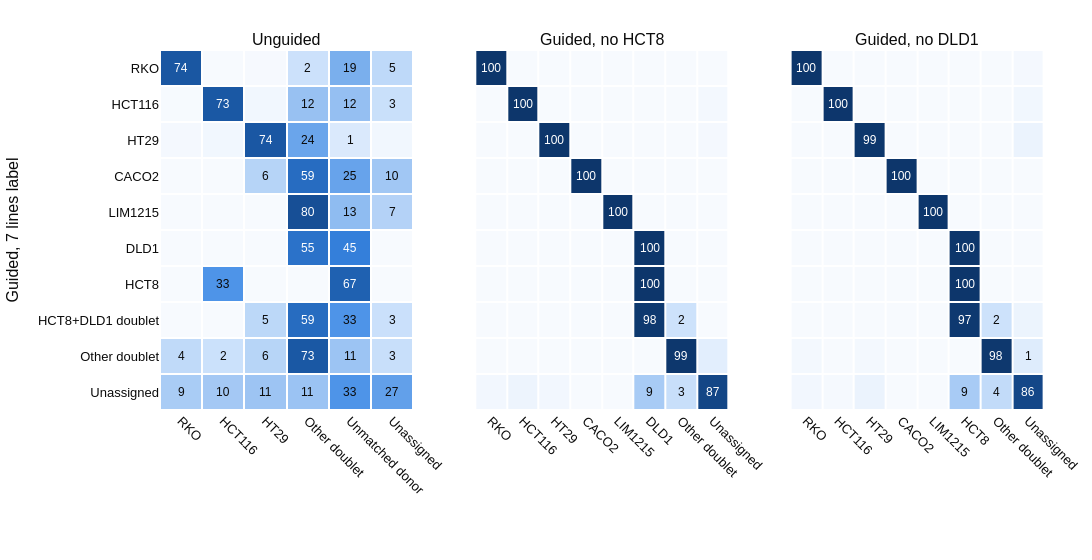

Notebook cell for this chart:
### Markdown cell above
## 3. Cell by cell: where do the reference run's cells go?

Rows are the labels from the reference run, columns the labels from the other run, for **the same cells**.
Each row adds up to 100 %. A perfect agreement would be a diagonal.

### Code cell
others = [c for c in cats.columns if c != REFERENCE_RUN]
fig = make_subplots(rows=1, cols=len(others), subplot_titles=others, horizontal_spacing=0.07,
                    shared_yaxes=True)
notes = []
for k, other in enumerate(others, start=1):
    ct = pd.crosstab(cats[REFERENCE_RUN], cats[other])
    rows = [c for c in CATEGORIES if c in ct.index]
    cols = [c for c in CATEGORIES if c in ct.columns]
    ct = ct.reindex(index=rows, columns=cols, fill_value=0)
    pct = ct.div(ct.sum(axis=1), axis=0) * 100
    fig.add_trace(go.Heatmap(
        z=pct.values, x=cols, y=rows, zmin=0, zmax=100, colorscale=BLUES, showscale=False,
        xgap=2, ygap=2, customdata=ct.values,
        hovertemplate=f'{REFERENCE_RUN}: %{{y}}<br>{other}: %{{x}}<br>%{{z:.0f}} % of row (%{{customdata:,}} cells)<extra></extra>'),
        row=1, col=k)
    xr, yr = ('x', 'y') if k == 1 else (f'x{k}', f'y{k}')
    notes += heatmap_annotations(pct, cols, rows, lambda v: f'{v:.0f}' if v >= 1 else '',
                                 xref=xr, yref=yr, dark_above=100)
fig.update_yaxes(autorange='reversed')
fig.update_xaxes(tickangle=45)
fig.update_layout(annotations=list(fig.layout.annotations) + notes,
                  height=560, width=480 * len(others), margin=dict(l=150, r=20, t=50, b=150),
                  plot_bgcolor='white', paper_bgcolor='white', font=FONT)
fig.update_yaxes(title_text=f'{REFERENCE_RUN} label', row=1, col=1)
fig.show()

### Figure 1 — Plotly figure (JSON) as saved in the notebook; plotly's stock layout.template omitted (floating-point values rounded to 4 significant figures)
{"data": [{"colorscale": [[0.0, "#f7fafe"], [0.02, "#cde2fb"], [0.15, "#86b6ef"], [0.4, "#3987e5"], [0.7, "#1c5cab"], [1.0, "#0d366b"]], "customdata": [[3344, 0, 3, 98, 846, 211], [1, 2170, 8, 346, 363, 80], [1, 2, 532, 175, 10, 2], [0, 0, 5, 47, 20, 8], [0, 0, 0, 24, 4, 2], [0, 0, 0, 18, 15, 0], [0, 1, 0, 0, 2, 0], [0, 0, 10, 117, 66, 5], [22, 12, 30, 369, 55, 15], [108, 121, 138, 141, 422, 339]], "hovertemplate": "Guided, 7 lines: %{y}<br>Unguided: %{x}<br>%{z:.0f} % of row (%{customdata:,} cells)<extra></extra>", "showscale": false, "type": "heatmap", "x": ["RKO", "HCT116", "HT29", "Other doublet", "Unmatched donor", "Unassigned"], "xaxis": "x", "xgap": 2, "y": ["RKO", "HCT116", "HT29", "CACO2", "LIM1215", "DLD1", "HCT8", "HCT8+DLD1 doublet", "Other doublet", "Unassigned"], "yaxis": "y", "ygap": 2, "z": [[74.28, 0.0, 0.06664, 2.177, 18.79, 4.687], [0.03369, 73.11, 0.2695, 11.66, 12.23, 2.695], [0.1385, 0.277, 73.68, 24.24, 1.385, 0.277], [0.0, 0.0, 6.25, 58.75, 25.0, 10.0], [0.0, 0.0, 0.0, 80.0, 13.33, 6.667], [0.0, 0.0, 0.0, 54.55, 45.45, 0.0], [0.0, 33.33, 0.0, 0.0, 66.67, 0.0], [0.0, 0.0, 5.051, 59.09, 33.33, 2.525], [4.374, 2.386, 5.964, 73.36, 10.93, 2.982], [8.511, 9.535, 10.87, 11.11, 33.25, 26.71]], "zmax": 100, "zmin": 0}, {"colorscale": [[0.0, "#f7fafe"], [0.02, "#cde2fb"], [0.15, "#86b6ef"], [0.4, "#3987e5"], [0.7, "#1c5cab"], [1.0, "#0d366b"]], "customdata": [[4501, 0, 0, 0, 0, 0, 0, 1], [0, 2963, 0, 0, 0, 0, 0, 5], [0, 0, 721, 0, 0, 0, 0, 1], [0, 0, 0, 80, 0, 0, 0, 0], [0, 0, 0, 0, 30, 0, 0, 0], [0, 0, 0, 0, 0, 33, 0, 0], [0, 0, 0, 0, 0, 3, 0, 0], [0, 0, 0, 0, 0, 194, 4, 0], [0, 0, 0, 0, 0, 0, 498, 5], [3, 6, 3, 0, 0, 112, 38, 1107]], "hovertemplate": "Guided, 7 lines: %{y}<br>Guided, no HCT8: %{x}<br>%{z:.0f} % of row (%{customdata:,} cells)<extra></extra>", "showscale": false, "type": "heatmap", "x": ["RKO", "HCT116", "HT29", "CACO2", "LIM1215", "DLD1", "Other doublet", "Unassigned"], "xaxis": "x2", "xgap": 2, "y": ["RKO", "HCT116", "HT29", "CACO2", "LIM1215", "DLD1", "HCT8", "HCT8+DLD1 doublet", "Other doublet", "Unassigned"], "yaxis": "y2", "ygap": 2, "z": [[99.98, 0.0, 0.0, 0.0, 0.0, 0.0, 0.0, 0.02221], [0.0, 99.83, 0.0, 0.0, 0.0, 0.0, 0.0, 0.1685], [0.0, 0.0, 99.86, 0.0, 0.0, 0.0, 0.0, 0.1385], [0.0, 0.0, 0.0, 100.0, 0.0, 0.0, 0.0, 0.0], [0.0, 0.0, 0.0, 0.0, 100.0, 0.0, 0.0, 0.0], [0.0, 0.0, 0.0, 0.0, 0.0, 100.0, 0.0, 0.0], [0.0, 0.0, 0.0, 0.0, 0.0, 100.0, 0.0, 0.0], [0.0, 0.0, 0.0, 0.0, 0.0, 97.98, 2.02, 0.0], [0.0, 0.0, 0.0, 0.0, 0.0, 0.0, 99.01, 0.994], [0.2364, 0.4728, 0.2364, 0.0, 0.0, 8.826, 2.994, 87.23]], "zmax": 100, "zmin": 0}, {"colorscale": [[0.0, "#f7fafe"], [0.02, "#cde2fb"], [0.15, "#86b6ef"], [0.4, "#3987e5"], [0.7, "#1c5cab"], [1.0, "#0d366b"]], "customdata": [[4495, 0, 0, 0, 0, 0, 0, 7], [0, 2960, 0, 0, 0, 0, 0, 8], [0, 0, 718, 0, 0, 0, 0, 4], [0, 0, 0, 80, 0, 0, 0, 0], [0, 0, 0, 0, 30, 0, 0, 0], [0, 0, 0, 0, 0, 33, 0, 0], [0, 0, 0, 0, 0, 3, 0, 0], [0, 0, 0, 0, 0, 193, 4, 1], [1, 0, 1, 0, 0, 0, 495, 6], [3, 1, 7, 0, 0, 111, 50, 1097]], "hovertemplate": "Guided, 7 lines: %{y}<br>Guided, no DLD1: %{x}<br>%{z:.0f} % of row (%{customdata:,} cells)<extra></extra>", "showscale": false, "type": "heatmap", "x": ["RKO", "HCT116", "HT29", "CACO2", "LIM1215", "HCT8", "Other doublet", "Unassigned"], "xaxis": "x3", "xgap": 2, "y": ["RKO", "HCT116", "HT29", "CACO2", "LIM1215", "DLD1", "HCT8", "HCT8+DLD1 doublet", "Other doublet", "Unassigned"], "yaxis": "y3", "ygap": 2, "z": [[99.84, 0.0, 0.0, 0.0, 0.0, 0.0, 0.0, 0.1555], [0.0, 99.73, 0.0, 0.0, 0.0, 0.0, 0.0, 0.2695], [0.0, 0.0, 99.45, 0.0, 0.0, 0.0, 0.0, 0.554], [0.0, 0.0, 0.0, 100.0, 0.0, 0.0, 0.0, 0.0], [0.0, 0.0, 0.0, 0.0, 100.0, 0.0, 0.0, 0.0], [0.0, 0.0, 0.0, 0.0, 0.0, 100.0, 0.0, 0.0], [0.0, 0.0, 0.0, 0.0, 0.0, 100.0, 0.0, 0.0], [0.0, 0.0, 0.0, 0.0, 0.0, 97.47, 2.02, 0.5051], [0.1988, 0.0, 0.1988, 0.0, 0.0, 0.0, 98.41, 1.193], [0.2364, 0.0788, 0.5516, 0.0, 0.0, 8.747, 3.94, 86.45]], "zmax": 100, "zmin": 0}], "layout": {"annotations": [{"font": {"size": 16}, "showarrow": false, "text": "Unguided", "x": 0.1433, "xanchor": "center", "xref": "paper", "y": 1.0, "yanchor": "bottom", "yref": "paper"}, {"font": {"size": 16}, "showarrow": false, "text": "Guided, no HCT8", "x": 0.5, "xanchor": "center", "xref": "paper", "y": 1.0, "yanchor": "bottom", "yref": "paper"}, {"font": {"size": 16}, "showarrow": false, "text": "Guided, no DLD1", "x": 0.8567, "xanchor": "center", "xref": "paper", "y": 1.0, "yanchor": "bottom", "yref": "paper"}, {"font": {"color": "white", "size": 12}, "showarrow": false, "text": "74", "x": "RKO", "xref": "x", "y": "RKO", "yref": "y"}, {"font": {"color": "#0b0b0b", "size": 12}, "showarrow": false, "text": "", "x": "HT29", "xref": "x", "y": "RKO", "yref": "y"}, {"font": {"color": "#0b0b0b", "size": 12}, "showarrow": false, "text": "2", "x": "Other doublet", "xref": "x", "y": "RKO", "yref": "y"}, {"font": {"color": "#0b0b0b", "size": 12}, "showarrow": false, "text": "19", "x": "Unmatched donor", "xref": "x", "y": "RKO", "yref": "y"}, {"font": {"color": "#0b0b0b", "size": 12}, "showarrow": false, "text": "5", "x": "Unassigned", "xref": "x", "y": "RKO", "yref": "y"}, {"font": {"color": "#0b0b0b", "size": 12}, "showarrow": false, "text": "", "x": "RKO", "xref": "x", "y": "HCT116", "yref": "y"}, {"font": {"color": "white", "size": 12}, "showarrow": false, "text": "73", "x": "HCT116", "xref": "x", "y": "HCT116", "yref": "y"}, {"font": {"color": "#0b0b0b", "size": 12}, "showarrow": false, "text": "", "x": "HT29", "xref": "x", "y": "HCT116", "yref": "y"}, {"font": {"color": "#0b0b0b", "size": 12}, "showarrow": false, "text": "12", "x": "Other doublet", "xref": "x", "y": "HCT116", "yref": "y"}, {"font": {"color": "#0b0b0b", "size": 12}, "showarrow": false, "text": "12", "x": "Unmatched donor", "xref": "x", "y": "HCT116", "yref": "y"}, {"font": {"color": "#0b0b0b", "size": 12}, "showarrow": false, "text": "3", "x": "Unassigned", "xref": "x", "y": "HCT116", "yref": "y"}, {"font": {"color": "#0b0b0b", "size": 12}, "showarrow": false, "text": "", "x": "RKO", "xref": "x", "y": "HT29", "yref": "y"}, {"font": {"color": "#0b0b0b", "size": 12}, "showarrow": false, "text": "", "x": "HCT116", "xref": "x", "y": "HT29", "yref": "y"}, {"font": {"color": "white", "size": 12}, "showarrow": false, "text": "74", "x": "HT29", "xref": "x", "y": "HT29", "yref": "y"}, {"font": {"color": "#0b0b0b", "size": 12}, "showarrow": false, "text": "24", "x": "Other doublet", "xref": "x", "y": "HT29", "yref": "y"}, {"font": {"color": "#0b0b0b", "size": 12}, "showarrow": false, "text": "1", "x": "Unmatched donor", "xref": "x", "y": "HT29", "yref": "y"}, {"font": {"color": "#0b0b0b", "size": 12}, "showarrow": false, "text": "", "x": "Unassigned", "xref": "x", "y": "HT29", "yref": "y"}, {"font": {"color": "#0b0b0b", "size": 12}, "showarrow": false, "text": "6", "x": "HT29", "xref": "x", "y": "CACO2", "yref": "y"}, {"font": {"color": "white", "size": 12}, "showarrow": false, "text": "59", "x": "Other doublet", "xref": "x", "y": "CACO2", "yref": "y"}, {"font": {"color": "#0b0b0b", "size": 12}, "showarrow": false, "text": "25", "x": "Unmatched donor", "xref": "x", "y": "CACO2", "yref": "y"}, {"font": {"color": "#0b0b0b", "size": 12}, "showarrow": false, "text": "10", "x": "Unassigned", "xref": "x", "y": "CACO2", "yref": "y"}, {"font": {"color": "white", "size": 12}, "showarrow": false, "text": "80", "x": "Other doublet", "xref": "x", "y": "LIM1215", "yref": "y"}, {"font": {"color": "#0b0b0b", "size": 12}, "showarrow": false, "text": "13", "x": "Unmatched donor", "xref": "x", "y": "LIM1215", "yref": "y"}, {"font": {"color": "#0b0b0b", "size": 12}, "showarrow": false, "text": "7", "x": "Unassigned", "xref": "x", "y": "LIM1215", "yref": "y"}, {"font": {"color": "white", "size": 12}, "showarrow": false, "text": "55", "x": "Other doublet", "xref": "x", "y": "DLD1", "yref": "y"}, {"font": {"color": "white", "size": 12}, "showarrow": false, "text": "45", "x": "Unmatched donor", "xref": "x", "y": "DLD1", "yref": "y"}, {"font": {"color": "#0b0b0b", "size": 12}, "showarrow": false, "text": "33", "x": "HCT116", "xref": "x", "y": "HCT8", "yref": "y"}, {"font": {"color": "white", "size": 12}, "showarrow": false, "text": "67", "x": "Unmatched donor", "xref": "x", "y": "HCT8", "yref": "y"}, {"font": {"color": "#0b0b0b", "size": 12}, "showarrow": false, "text": "5", "x": "HT29", "xref": "x", "y": "HCT8+DLD1 doublet", "yref": "y"}, {"font": {"color": "white", "size": 12}, "showarrow": false, "text": "59", "x": "Other doublet", "xref": "x", "y": "HCT8+DLD1 doublet", "yref": "y"}, {"font": {"color": "#0b0b0b", "size": 12}, "showarrow": false, "text": "33", "x": "Unmatched donor", "xref": "x", "y": "HCT8+DLD1 doublet", "yref": "y"}, {"font": {"color": "#0b0b0b", "size": 12}, "showarrow": false, "text": "3", "x": "Unassigned", "xref": "x", "y": "HCT8+DLD1 doublet", "yref": "y"}, {"font": {"color": "#0b0b0b", "size": 12}, "showarrow": false, "text": "4", "x": "RKO", "xref": "x", "y": "Other doublet", "yref": "y"}, {"font": {"color": "#0b0b0b", "size": 12}, "showarrow": false, "text": "2", "x": "HCT116", "xref": "x", "y": "Other doublet", "yref": "y"}, {"font": {"color": "#0b0b0b", "size": 12}, "showarrow": false, "text": "6", "x": "HT29", "xref": "x", "y": "Other doublet", "yref": "y"}, {"font": {"color": "white", "size": 12}, "showarrow": false, "text": "73", "x": "Other doublet", "xref": "x", "y": "Other doublet", "yref": "y"}, {"font": {"color": "#0b0b0b", "size": 12}, "showarrow": false, "text": "11", "x": "Unmatched donor", "xref": "x", "y": "Other doublet", "yref": "y"}, {"font": {"color": "#0b0b0b", "size": 12}, "showarrow": false, "text": "3", "x": "Unassigned", "xref": "x", "y": "Other doublet", "yref": "y"}, {"font": {"color": "#0b0b0b", "size": 12}, "showarrow": false, "text": "9", "x": "RKO", "xref": "x", "y": "Unassigned", "yref": "y"}, {"font": {"color": "#0b0b0b", "size": 12}, "showarrow": false, "text": "10", "x": "HCT116", "xref": "x", "y": "Unassigned", "yref": "y"}, {"font": {"color": "#0b0b0b", "size": 12}, "showarrow": false, "text": "11", "x": "HT29", "xref": "x", "y": "Unassigned", "yref": "y"}, {"font": {"color": "#0b0b0b", "size": 12}, "showarrow": false, "text": "11", "x": "Other doublet", "xref": "x", "y": "Unassigned", "yref": "y"}, {"font": {"color": "#0b0b0b", "size": 12}, "showarrow": false, "text": "33", "x": "Unmatched donor", "xref": "x", "y": "Unassigned", "yref": "y"}, {"font": {"color": "#0b0b0b", "size": 12}, "showarrow": false, "text": "27", "x": "Unassigned", "xref": "x", "y": "Unassigned", "yref": "y"}, {"font": {"color": "white", "size": 12}, "showarrow": false, "text": "100", "x": "RKO", "xref": "x2", "y": "RKO", "yref": "y2"}, {"font": {"color": "#0b0b0b", "size": 12}, "showarrow": false, "text": "", "x": "Unassigned", "xref": "x2", "y": "RKO", "yref": "y2"}, {"font": {"color": "white", "size": 12}, "showarrow": false, "text": "100", "x": "HCT116", "xref": "x2", "y": "HCT116", "yref": "y2"}, {"font": {"color": "#0b0b0b", "size": 12}, "showarrow": false, "text": "", "x": "Unassigned", "xref": "x2", "y": "HCT116", "yref": "y2"}, {"font": {"color": "white", "size": 12}, "showarrow": false, "text": "100", "x": "HT29", "xref": "x2", "y": "HT29", "yref": "y2"}, {"font": {"color": "#0b0b0b", "size": 12}, "showarrow": false, "text": "", "x": "Unassigned", "xref": "x2", "y": "HT29", "yref": "y2"}, {"font": {"color": "white", "size": 12}, "showarrow": false, "text": "100", "x": "CACO2", "xref": "x2", "y": "CACO2", "yref": "y2"}, {"font": {"color": "white", "size": 12}, "showarrow": false, "text": "100", "x": "LIM1215", "xref": "x2", "y": "LIM1215", "yref": "y2"}, {"font": {"color": "white", "size": 12}, "showarrow": false, "text": "100", "x": "DLD1", "xref": "x2", "y": "DLD1", "yref": "y2"}, {"font": {"color": "white", "size": 12}, "showarrow": false, "text": "100", "x": "DLD1", "xref": "x2", "y": "HCT8", "yref": "y2"}, {"font": {"color": "white", "size": 12}, "showarrow": false, "text": "98", "x": "DLD1", "xref": "x2", "y": "HCT8+DLD1 doublet", "yref": "y2"}, {"font": {"color": "#0b0b0b", "size": 12}, "showarrow": false, "text": "2", "x": "Other doublet", "xref": "x2", "y": "HCT8+DLD1 doublet", "yref": "y2"}, {"font": {"color": "white", "size": 12}, "showarrow": false, "text": "99", "x": "Other doublet", "xref": "x2", "y": "Other doublet", "yref": "y2"}, {"font": {"color": "#0b0b0b", "size": 12}, "showarrow": false, "text": "", "x": "Unassigned", "xref": "x2", "y": "Other doublet", "yref": "y2"}, {"font": {"color": "#0b0b0b", "size": 12}, "showarrow": false, "text": "", "x": "RKO", "xref": "x2", "y": "Unassigned", "yref": "y2"}, {"font": {"color": "#0b0b0b", "size": 12}, "showarrow": false, "text": "", "x": "HCT116", "xref": "x2", "y": "Unassigned", "yref": "y2"}, {"font": {"color": "#0b0b0b", "size": 12}, "showarrow": false, "text": "", "x": "HT29", "xref": "x2", "y": "Unassigned", "yref": "y2"}, {"font": {"color": "#0b0b0b", "size": 12}, "showarrow": false, "text": "9", "x": "DLD1", "xref": "x2", "y": "Unassigned", "yref": "y2"}, {"font": {"color": "#0b0b0b", "size": 12}, "showarrow": false, "text": "3", "x": "Other doublet", "xref": "x2", "y": "Unassigned", "yref": "y2"}, {"font": {"color": "white", "size": 12}, "showarrow": false, "text": "87", "x": "Unassigned", "xref": "x2", "y": "Unassigned", "yref": "y2"}, {"font": {"color": "white", "size": 12}, "showarrow": false, "text": "100", "x": "RKO", "xref": "x3", "y": "RKO", "yref": "y3"}, {"font": {"color": "#0b0b0b", "size": 12}, "showarrow": false, "text": "", "x": "Unassigned", "xref": "x3", "y": "RKO", "yref": "y3"}, {"font": {"color": "white", "size": 12}, "showarrow": false, "text": "100", "x": "HCT116", "xref": "x3", "y": "HCT116", "yref": "y3"}, {"font": {"color": "#0b0b0b", "size": 12}, "showarrow": false, "text": "", "x": "Unassigned", "xref": "x3", "y": "HCT116", "yref": "y3"}, {"font": {"color": "white", "size": 12}, "showarrow": false, "text": "99", "x": "HT29", "xref": "x3", "y": "HT29", "yref": "y3"}, {"font": {"color": "#0b0b0b", "size": 12}, "showarrow": false, "text": "", "x": "Unassigned", "xref": "x3", "y": "HT29", "yref": "y3"}, {"font": {"color": "white", "size": 12}, "showarrow": false, "text": "100", "x": "CACO2", "xref": "x3", "y": "CACO2", "yref": "y3"}, {"font": {"color": "white", "size": 12}, "showarrow": false, "text": "100", "x": "LIM1215", "xref": "x3", "y": "LIM1215", "yref": "y3"}, {"font": {"color": "white", "size": 12}, "showarrow": false, "text": "100", "x": "HCT8", "xref": "x3", "y": "DLD1", "yref": "y3"}, {"font": {"color": "white", "size": 12}, "showarrow": false, "text": "100", "x": "HCT8", "xref": "x3", "y": "HCT8", "yref": "y3"}, {"font": {"color": "white", "size": 12}, "showarrow": false, "text": "97", "x": "HCT8", "xref": "x3", "y": "HCT8+DLD1 doublet", "yref": "y3"}, {"font": {"color": "#0b0b0b", "size": 12}, "showarrow": false, "text": "2", "x": "Other doublet", "xref": "x3", "y": "HCT8+DLD1 doublet", "yref": "y3"}, {"font": {"color": "#0b0b0b", "size": 12}, "showarrow": false, "text": "", "x": "Unassigned", "xref": "x3", "y": "HCT8+DLD1 doublet", "yref": "y3"}, {"font": {"color": "#0b0b0b", "size": 12}, "showarrow": false, "text": "", "x": "RKO", "xref": "x3", "y": "Other doublet", "yref": "y3"}, {"font": {"color": "#0b0b0b", "size": 12}, "showarrow": false, "text": "", "x": "HT29", "xref": "x3", "y": "Other doublet", "yref": "y3"}, {"font": {"color": "white", "size": 12}, "showarrow": false, "text": "98", "x": "Other doublet", "xref": "x3", "y": "Other doublet", "yref": "y3"}, {"font": {"color": "#0b0b0b", "size": 12}, "showarrow": false, "text": "1", "x": "Unassigned", "xref": "x3", "y": "Other doublet", "yref": "y3"}, {"font": {"color": "#0b0b0b", "size": 12}, "showarrow": false, "text": "", "x": "RKO", "xref": "x3", "y": "Unassigned", "yref": "y3"}, {"font": {"color": "#0b0b0b", "size": 12}, "showarrow": false, "text": "", "x": "HCT116", "xref": "x3", "y": "Unassigned", "yref": "y3"}, {"font": {"color": "#0b0b0b", "size": 12}, "showarrow": false, "text": "", "x": "HT29", "xref": "x3", "y": "Unassigned", "yref": "y3"}, {"font": {"color": "#0b0b0b", "size": 12}, "showarrow": false, "text": "9", "x": "HCT8", "xref": "x3", "y": "Unassigned", "yref": "y3"}, {"font": {"color": "#0b0b0b", "size": 12}, "showarrow": false, "text": "4", "x": "Other doublet", "xref": "x3", "y": "Unassigned", "yref": "y3"}, {"font": {"color": "white", "size": 12}, "showarrow": false, "text": "86", "x": "Unassigned", "xref": "x3", "y": "Unassigned", "yref": "y3"}], "font": {"color": "#0b0b0b", "family": "Arial, sans-serif", "size": 13}, "height": 560, "margin": {"b": 150, "l": 150, "r": 20, "t": 50}, "paper_bgcolor": "white", "plot_bgcolor": "white", "width": 1440, "xaxis": {"anchor": "y", "domain": [0.0, 0.2867], "tickangle": 45}, "xaxis2": {"anchor": "y2", "domain": [0.3567, 0.6433], "tickangle": 45}, "xaxis3": {"anchor": "y3", "domain": [0.7133, 1.0], "tickangle": 45}, "yaxis": {"anchor": "x", "autorange": "reversed", "domain": [0.0, 1.0], "title": {"text": "Guided, 7 lines label"}}, "yaxis2": {"anchor": "x2", "autorange": "reversed", "domain": [0.0, 1.0], "matches": "y", "showticklabels": false}, "yaxis3": {"anchor": "x3", "autorange": "reversed", "domain": [0.0, 1.0], "matches": "y", "showticklabels": false}}}
